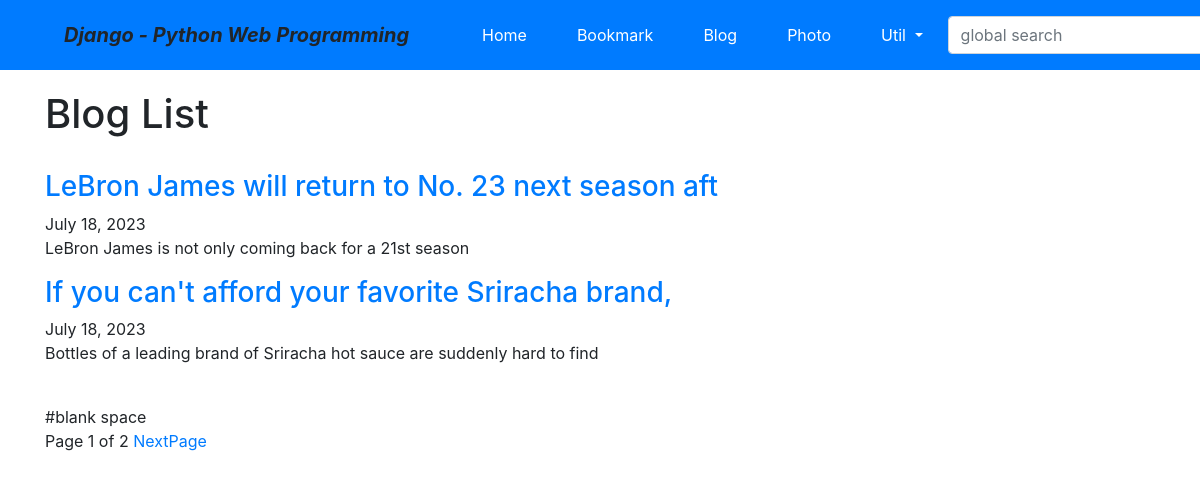
Screenshot of /blog/ with the database file from the repository.
### blog/models.py (models this page shows, shortened)
class Post(models.Model):
    title = models.CharField(verbose_name='TITLE', max_length=50)
    slug = models.SlugField('SLUG', unique=True, allow_unicode=True, help_text='one word for title alias.')
    description = models.CharField('DESCRIPTION', max_length=100, blank=True, help_text='simple description text.')
    content = models.TextField('CONTENT')
    create_dt = models.DateTimeField('CREATE DATE', auto_now_add=True)
    modify_dt = models.DateTimeField('MODIFY DATE', auto_now=True)
    tags = TaggableManager(blank=True)
    class Meta:
        verbose_name = 'post'
        verbose_name_plural = 'posts'
        db_table = 'blog_posts'
        ordering = ('-modify_dt',)
    def get_absolute_url(self):
        return reverse('blog:post_detail', args=(self.slug,))

### blog/views.py (the view)
# urls.py: path('', views.PostLV.as_view(), name='index'),
class PostLV(ListView):
    model = Post
    template_name = 'blog/post_all.html'
    context_object_name = 'posts'
    paginate_by = 2

### blog/templates/blog/post_all.html (shortened to what this page needs)
{% extends "base.html" %}
{% block content %}
<h1>Blog List</h1>
<br>
{% for post in posts %}
    <h3><a href='{{ post.get_absolute_url }}'>{{ post.title }}</a></h3>
    {{ post.modify_dt|date:"N d, Y" }}
    <p>{{ post.description }}</p>
{% endfor %}
<br>   #blank space
<div>
    <span>
        Page {{ page_obj.number }} of {{ page_obj.paginator.num_pages }}
        {% if page_obj.has_next %}
            <a href="?page={{ page_obj.next_page_number }}">NextPage</a>
        {% endif %}
    </span>
</div>
{% endblock %}

### rows the page displays
Post: title "LeBron James will return to No. 23 next season aft", modify_dt "July 18, 2023", description "LeBron James is not only coming back for a 21st season"
Post: title "If you can't afford your favorite Sriracha brand,", modify_dt "July 18, 2023", description "Bottles of a leading brand of Sriracha hot sauce are suddenly hard to find"

### other values shown
{{ page_obj.number }} "1"
{{ page_obj.paginator.num_pages }} "2"
